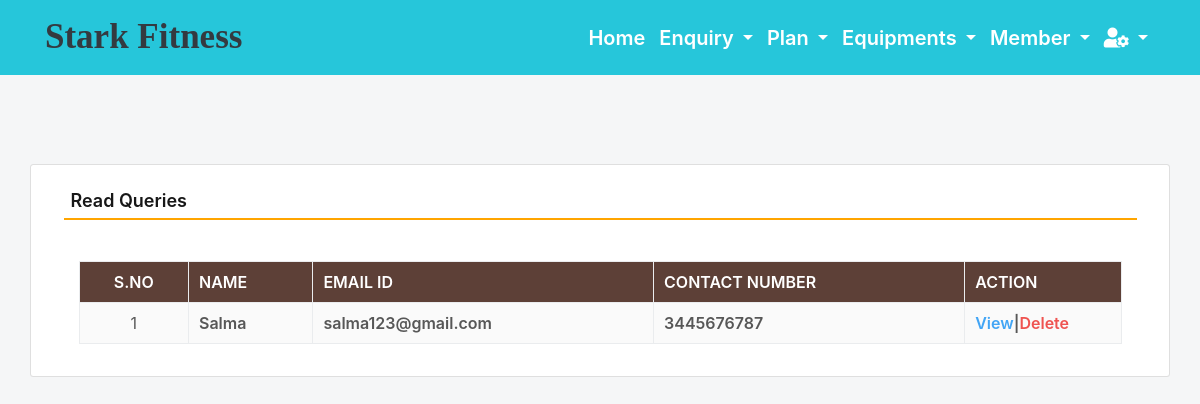
Screenshot of /read_queries (signed in) with the database file from the repository.
### gym/models.py (models this page shows, shortened)
class Contact(models.Model):
    name = models.CharField(max_length=100, null=True)
    emailid = models.CharField(max_length=50, null=True)
    contact = models.CharField(max_length=15, null=True)
    subject = models.CharField(max_length=100, null=True)
    message = models.CharField(max_length=300, null=True)
    msgdate = models.DateField(null=True)
    isread = models.CharField(max_length=10,null=True)

### gym/views.py (the view)
# urls.py: path('read_queries', read_queries, name='read_queries'),
def read_queries(request):
    if not request.user.is_authenticated:
        return redirect('admin_login')
    contact = Contact.objects.filter(isread="yes")
    return render(request,'read_queries.html', locals())

### gym/templates/read_queries.html (shortened to what this page needs)
{% include 'admin_nav.html' %}
{% load static %}
{% block main %}
<html lang="en" class="no-focus">
 <link rel="stylesheet" id="css-main" href="{% static 'css1/codebase.min.css' %}">
 <br><br><br><br>
	<div class="container card shadow mt-5">
		<div class="card-body">
			<h5 class="p-2" style="border-bottom: 2px solid orange">Read Queries</h5>
             <br>
			<div class="container-fluid">
                          <table id="example" class="table table-striped table-bordered" style="width:100%">
                                <thead class="text-white" style="background-color : #5d4037;">
                                    <tr>
                                        <th class="text-center">S.No</th>
                                        <th class="d-none d-sm-table-cell">Name</th>
                                        <th class="d-none d-sm-table-cell">Email ID</th>
                                        <th class="d-none d-sm-table-cell">Contact Number</th>
                                        <th class="d-none d-sm-table-cell" style="width: 15%;">Action</th>
                                    </tr>
                                </thead>
                                {% for i in contact %}
                                <tbody>
                                    <tr>
                                        <td class="text-center">{{forloop.counter}}</td>
                                        <td class="font-w600">{{i.name}}</td>
                                        <td class="font-w600">{{i.emailid}}</td>
                                        <td class="font-w600">{{i.contact}}</td>
                                        <td class="font-w600"><a href="{% url 'view_queries' i.id %}" class="text-primary">View</a>|<a href="{% url 'delete_contact' i.id %}" class="text-danger" onclick="return confirm('Are you sure to delete this Queries ?')">Delete</a></td>
                                    </tr>
                                        {% endfor %}
                                </tbody>
                          </table>
				</div>
			</div>
		</div>
        <link rel="stylesheet" href="https://use.fontawesome.com/releases/v5.6.3/css/all.css">
 </html>
{% endblock %}

### rows the page displays
Contact: name "Salma", emailid "salma123@gmail.com", contact "3445676787"
